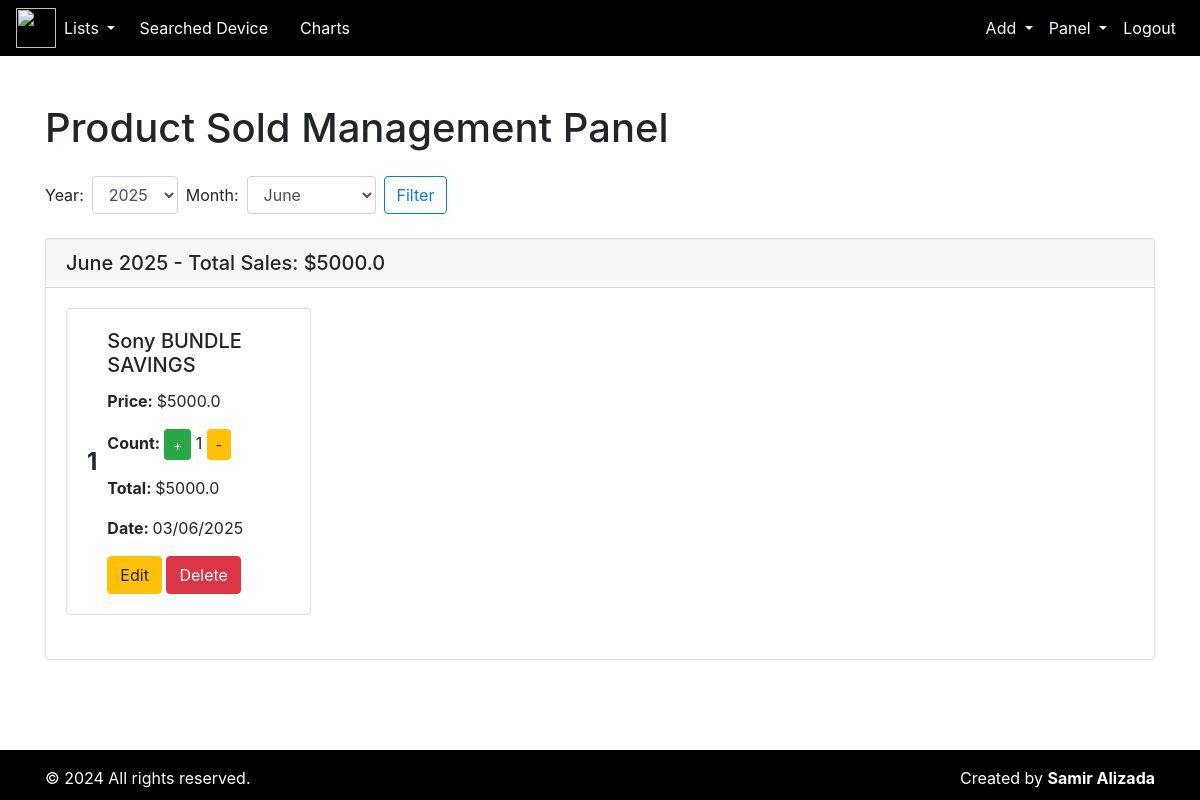
Screenshot of /product-sold-panel/ (signed in) with the database file from the repository.
### repair/models.py (models this page shows, shortened)
class ProductSold(models.Model):
    product_name = models.ForeignKey(Product, on_delete=models.CASCADE, null=True, blank=True)
    date = models.DateField(default=timezone.now)
    price = models.FloatField()
    count = models.PositiveIntegerField()

class Product(models.Model):
    category_name = models.ForeignKey(Category, on_delete=models.CASCADE, null=True, blank=True)
    product_name = models.CharField(max_length=100)
    price = models.FloatField()
    stock_number = models.PositiveIntegerField()
    date = models.DateField(default=timezone.now)
    def __str__(self) -> str:
        return f"{self.product_name}"

### repair/views.py (the view)
# urls.py: path('product-sold-panel/', product_sold_panel, name='product_sold_panel'),
def product_sold_panel(request):
    today = date.today()
    query = request.GET.get('q')
    product_solds = ProductSold.objects.all()
    current_year = today.year
    current_month = today.month
    selected_year = int(request.GET.get('year', current_year))
    selected_month = int(request.GET.get('month', current_month))
    product_solds = product_solds.filter(date__year=selected_year, date__month=selected_month)
    grouped_product_solds_dict = {}
    for product_sold in product_solds:
        month_key = product_sold.date.strftime('%Y-%m')
        month_display = product_sold.date.strftime('%B %Y')
        sale_amount = product_sold.count * product_sold.price
        product_sold.total_price = sale_amount  # Add total_price attribute to each product_sold
        if month_key not in grouped_product_solds_dict:
            grouped_product_solds_dict[month_key] = {
                'display': month_display,
                'product_solds': [],
                'total_sales': 0  # Initialize total monthly sales
            }
        grouped_product_solds_dict[month_key]['product_solds'].append(product_sold)
        grouped_product_solds_dict[month_key]['total_sales'] += sale_amount
    sorted_grouped_product_solds_list = sorted(
        grouped_product_solds_dict.items(),
        key=lambda x: x[0],
        reverse=True
    )
    sorted_grouped_product_solds_dict = {
        item[1]['display']: {
            'product_solds': item[1]['product_solds'],
            'total_sales': item[1]['total_sales']
        }
        for item in sorted_grouped_product_solds_list
    }
    years = range(2020, current_year + 1)
    months = [
        {'value': 1, 'name': 'January'},
        {'value': 2, 'name': 'February'},
        {'value': 3, 'name': 'March'},
        {'value': 4, 'name': 'April'},
        {'value': 5, 'name': 'May'},
        {'value': 6, 'name': 'June'},
        {'value': 7, 'name': 'July'},
        {'value': 8, 'name': 'August'},
        {'value': 9, 'name': 'September'},
        {'value': 10, 'name': 'October'},
        {'value': 11, 'name': 'November'},
        {'value': 12, 'name': 'December'},
    ]
    context = {
        'grouped_product_solds': sorted_grouped_product_solds_dict,
        'today': today,
        'years': years,
        'months': months,
        'selected_year': selected_year,
        'selected_month': selected_month,
    }
    return render(request, 'productSold/product_sold_panel.html', context)

### templates/productSold/product_sold_panel.html (shortened to what this page needs)
{% extends "index.html" %}
{% block content %}
<div class="container mt-5">
    <h1 class="mb-4">Product Sold Management Panel</h1>
    <form method="GET" class="mb-3" id="filterForm">
        <div class="form-inline mb-4">
            <label for="year" class="mr-2">Year:</label>
            <select name="year" id="year" class="form-control mr-2">
                {% for y in years %}
                    <option value="{{ y }}" {% if y == selected_year %}selected{% endif %}>{{ y }}</option>
                {% endfor %}
            </select>
            <label for="month" class="mr-2">Month:</label>
            <select name="month" id="month" class="form-control mr-2">
                {% for m in months %}
                    <option value="{{ m.value }}" {% if m.value == selected_month %}selected{% endif %}>{{ m.name }}</option>
                {% endfor %}
            </select>
            <button class="btn btn-outline-primary my-2 my-sm-0" type="submit">Filter</button>
        </div>
    </form>
    {% for month, data in grouped_product_solds.items %}
        <div class="card mb-4">
            <div class="card-header">
                <h5 class="mb-0">{{ month }} - Total Sales: ${{ data.total_sales }}</h5>
            </div>
            <div class="card-body">
                <div class="row" id="month-{{ forloop.counter }}">
                    {% for product_sold in data.product_solds %}
                        <div class="col-md-3 mb-4 product-item {% if forloop.counter > 8 %}hidden-product{% endif %}">
                            <div class="card">
                                <div class="card-body d-flex align-items-center">
                                    <div class="product-number">
                                        {{ forloop.counter }}
                                    </div>
                                    <div>
                                        <h5 class="card-title">{{ product_sold.product_name }}</h5>
                                        <p class="card-text"><strong>Price: </strong>${{ product_sold.price }}</p>
                                        <p class="card-text"><strong>Count: </strong>
                                            <a href="{% url 'increase_sold' product_sold.pk %}" class="btn btn-sm btn-success">+</a>
                                            {{ product_sold.count }}
                                            <a href="{% url 'decrease_sold' product_sold.pk %}" class="btn btn-sm btn-warning">-</a>
                                        </p>
                                        <p class="card-text"><strong>Total: </strong>${{ product_sold.total_price }}</p>
                                        <p class="card-text"><strong>Date: </strong>{{ product_sold.date|date:"d/m/Y" }}</p>
                                        <a class="btn btn-warning" href="{% url 'update_product_sold' product_sold.pk %}">Edit</a>
                                        <a class="btn btn-danger" href="{% url 'delete_product_sold' product_sold.pk %}" onclick="return confirm('Are you sure you want to delete this product?')">Delete</a>
                                    </div>
                                </div>
                            </div>
                        </div>
                    {% endfor %}
                </div>
            </div>
        </div>
    {% endfor %}
</div>
<br><br><br>
{% endblock content %}

### templates/productSold/product_sold_panel.html (style rules this page uses)
.product-number { font-size: 1.5rem; font-weight: bold; margin-right: 10px; }

### rows the page displays
ProductSold: product_name "Sony BUNDLE SAVINGS", price "5000.0", count "1", total_price "5000.0", date "03/06/2025"

### other values shown
{{ month }} "June 2025"
{{ data.total_sales }} "5000.0"
form field year "2025"
form field month "June"
